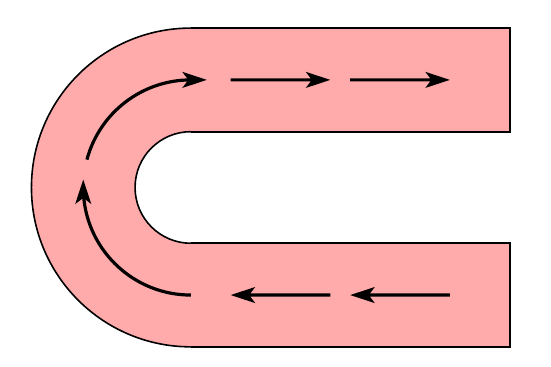
%> input picture UTILITIES/meshing/mesh_from_image/horseshoe.png, 551 x 367 px
$ octave --eval "result = segment_mesh(imread('horseshoe.png'));"   (GNU Octave 9; MATLAB toolbox functions it lacks are replaced by stand-ins)
%> lines starting %> are read from the running program, lines starting %| are printed output that depends on the picture
### UTILITIES/meshing/mesh_from_image/chanvese.m
function phi = chanvese(I,max_iter,dt,nu)

[m, n] = size(I);

H = @(x) 1/2 * (1 + 2/pi .* atan(x)); % Heaviside
d = @(x) 1./(pi + x.^2);              % Dirac

phi = rand(m, n)-.5; % Initial mask

% Convert initial mask to signed distance map (reinitialization)
phi = reinit(phi);

for i = 1:max_iter
    if (mod(max_iter,max_iter/4) == 0) && (i ~= max_iter)
        phi = reinit(phi);
    end
    Hphi = H(phi);
    c1 = sum(I(:) .* Hphi(:))/sum(Hphi(:));
    c2 = sum(I(:) .* (1-Hphi(:)))/sum(1-Hphi(:));

    force = d(phi) .* ((I-c2).^2 - (I-c1).^2 - nu*Hphi);
    oldphi = phi;
    phi = oldphi + dt.*force;
end

phi = reinit(phi);


end

### UTILITIES/meshing/mesh_from_image/reinit.m
function phi = reinit(phi)

c = contours(phi,[0,0]);

idx = 1;
count = 1;
pt = [];
while idx < size(c,2)
    n = c(2,idx);
    pt = [pt, c(:,idx+1:idx+n)];
    count = count+1;
    idx = idx+n+1;
end

phi0 = zeros(size(phi));
phi0(sub2ind(size(phi), round(pt(2,:)),round(pt(1,:)))) = 1;
phi = double(bwdist(phi0)).*sign(phi);


end

### UTILITIES/meshing/mesh_from_image/segment_mesh.m
function [p, t] = segment_mesh(I)

addpath('../distmesh')

I = double(rgb2gray(I));
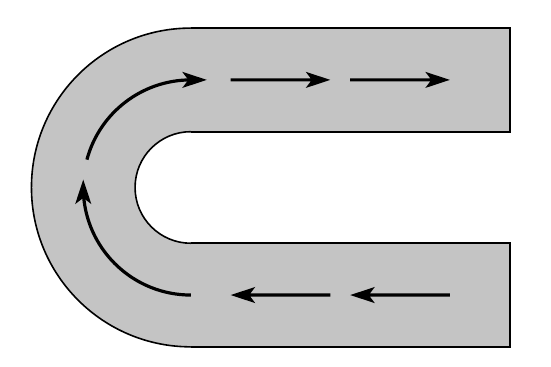
%> I: size 367x551 double; min 0, max 255, mean 218
I = imresize(I, 0.5);
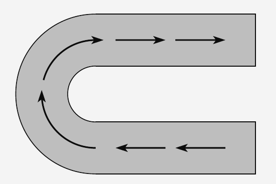
%> I: size 184x276 double; min -13.73, max 266.9, mean 218; drawn with min black and max white
I = padarray(I,[250 200],max(I(:)),'both');
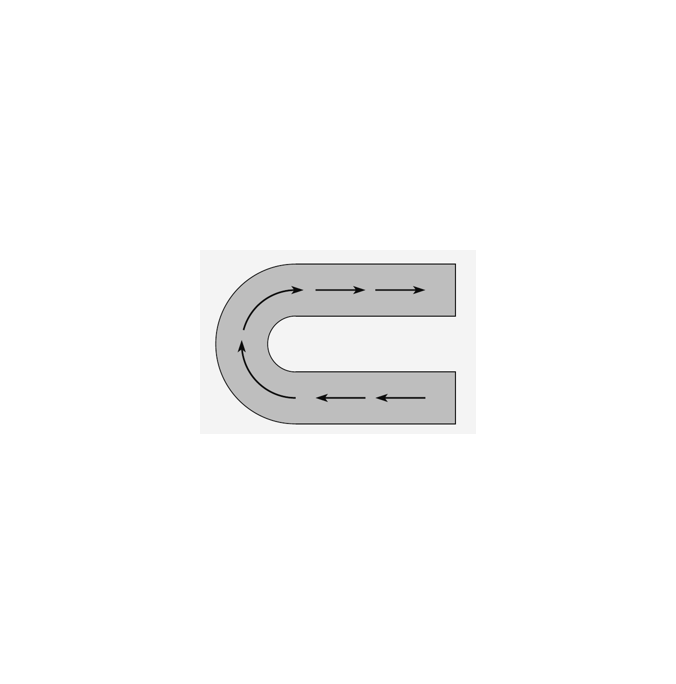
%> I: size 684x676 double; min -13.73, max 266.9, mean 261.5; drawn with min black and max white
[M, N] = size(I);
%> M = 684; N = 676

dd = chanvese(I,100,0.5,1);
%> the run ends on the next line

if abs(max(dd(:))) < abs(min(dd(:))), dd=-dd; end

[xx,yy] = meshgrid(linspace(-1,1,N),linspace(-1,1,M));

% [7 lines of commented-out code are left out]
fd = @(p) ddiff(drectangle(p,-1,1,-1,1),dmatrix(p,xx,yy,dd));
fh = @(p) 0.05+0.0005*dmatrix(p,xx,yy,dd);
[p,t] = distmesh2d(fd,fh,0.05,[-1,-1;1,1],[-1,-1;-1,1;1,-1;1,1]);


end
